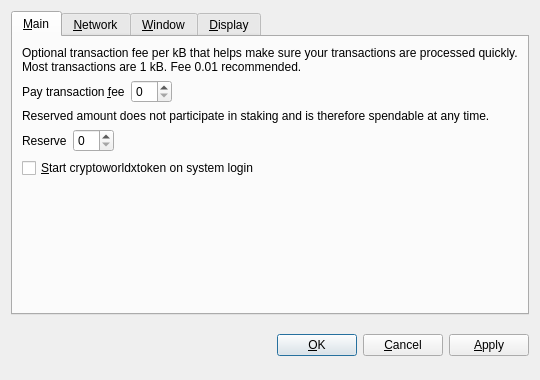
<?xml version="1.0" encoding="UTF-8"?>
<ui version="4.0">
 <class>OptionsDialog</class>
 <widget class="QDialog" name="OptionsDialog">
  <property name="geometry">
   <rect>
    <x>0</x>
    <y>0</y>
    <width>540</width>
    <height>380</height>
   </rect>
  </property>
  <property name="windowTitle">
   <string>Options</string>
  </property>
  <property name="modal">
   <bool>true</bool>
  </property>
  <layout class="QVBoxLayout" name="verticalLayout">
   <item>
    <widget class="QTabWidget" name="tabWidget">
     <property name="tabPosition">
      <enum>QTabWidget::North</enum>
     </property>
     <property name="currentIndex">
      <number>0</number>
     </property>
     <widget class="QWidget" name="tabMain">
      <attribute name="title">
       <string>&amp;Main</string>
      </attribute>
      <layout class="QVBoxLayout" name="verticalLayout_Main">
       <item>
        <widget class="QLabel" name="transactionFeeInfoLabel">
         <property name="text">
          <string>Optional transaction fee per kB that helps make sure your transactions are processed quickly. Most transactions are 1 kB. Fee 0.01 recommended.</string>
         </property>
         <property name="textFormat">
          <enum>Qt::PlainText</enum>
         </property>
         <property name="wordWrap">
          <bool>true</bool>
         </property>
        </widget>
       </item>
       <item>
        <layout class="QHBoxLayout" name="horizontalLayoutFee">
         <item>
          <widget class="QLabel" name="transactionFeeLabel">
           <property name="text">
            <string>Pay transaction &amp;fee</string>
           </property>
           <property name="textFormat">
            <enum>Qt::PlainText</enum>
           </property>
           <property name="buddy">
            <cstring>transactionFee</cstring>
           </property>
          </widget>
         </item>
         <item>
          <widget class="BitcoinAmountField" name="transactionFee"/>
         </item>
         <item>
          <spacer name="horizontalSpacerFee">
           <property name="orientation">
            <enum>Qt::Horizontal</enum>
           </property>
           <property name="sizeHint" stdset="0">
            <size>
             <width>40</width>
             <height>20</height>
            </size>
           </property>
          </spacer>
         </item>
        </layout>
       </item>
       <item>
        <widget class="QLabel" name="reserveBalanceInfoLabel">
         <property name="text">
          <string>Reserved amount does not participate in staking and is therefore spendable at any time.</string>
         </property>
         <property name="textFormat">
          <enum>Qt::PlainText</enum>
         </property>
         <property name="wordWrap">
          <bool>true</bool>
         </property>
        </widget>
       </item>
       <item>
        <layout class="QHBoxLayout" name="horizontalLayoutReserveBalance">
         <item>
          <widget class="QLabel" name="reserveBalanceLabel">
           <property name="text">
            <string>Reserve</string>
           </property>
           <property name="textFormat">
            <enum>Qt::PlainText</enum>
           </property>
           <property name="buddy">
            <cstring>reserveBalance</cstring>
           </property>
          </widget>
         </item>
         <item>
          <widget class="BitcoinAmountField" name="reserveBalance"/>
         </item>
         <item>
          <spacer name="horizontalSpacerReserveBalance">
           <property name="orientation">
            <enum>Qt::Horizontal</enum>
           </property>
           <property name="sizeHint" stdset="0">
            <size>
             <width>40</width>
             <height>20</height>
            </size>
           </property>
          </spacer>
         </item>
        </layout>
       </item>
       <item>
        <widget class="QCheckBox" name="bitcoinAtStartup">
         <property name="toolTip">
          <string>Automatically start cryptoworldxtoken after logging in to the system.</string>
         </property>
         <property name="text">
          <string>&amp;Start cryptoworldxtoken on system login</string>
         </property>
        </widget>
       </item>
       <item>
        <spacer name="verticalSpacer_Main">
         <property name="orientation">
          <enum>Qt::Vertical</enum>
         </property>
         <property name="sizeHint" stdset="0">
          <size>
           <width>20</width>
           <height>40</height>
          </size>
         </property>
        </spacer>
       </item>
      </layout>
     </widget>
     <widget class="QWidget" name="tabNetwork">
      <attribute name="title">
       <string>&amp;Network</string>
      </attribute>
      <layout class="QVBoxLayout" name="verticalLayout_Network">
       <item>
        <widget class="QCheckBox" name="mapPortUpnp">
         <property name="toolTip">
          <string>Automatically open the cryptoworldxtoken client port on the router. This only works when your router supports UPnP and it is enabled.</string>
         </property>
         <property name="text">
          <string>Map port using &amp;UPnP</string>
         </property>
        </widget>
       </item>
       <item>
        <widget class="QCheckBox" name="connectSocks">
         <property name="toolTip">
          <string>Connect to the cryptoworldxtoken network through a SOCKS proxy (e.g. when connecting through Tor).</string>
         </property>
         <property name="text">
          <string>&amp;Connect through SOCKS proxy:</string>
         </property>
        </widget>
       </item>
       <item>
        <layout class="QHBoxLayout" name="horizontalLayout_Network">
         <item>
          <widget class="QLabel" name="proxyIpLabel">
           <property name="text">
            <string>Proxy &amp;IP:</string>
           </property>
           <property name="textFormat">
            <enum>Qt::PlainText</enum>
           </property>
           <property name="buddy">
            <cstring>proxyIp</cstring>
           </property>
          </widget>
         </item>
         <item>
          <widget class="QValidatedLineEdit" name="proxyIp">
           <property name="maximumSize">
            <size>
             <width>140</width>
             <height>16777215</height>
            </size>
           </property>
           <property name="toolTip">
            <string>IP address of the proxy (e.g. 127.0.0.1)</string>
           </property>
          </widget>
         </item>
         <item>
          <widget class="QLabel" name="proxyPortLabel">
           <property name="text">
            <string>&amp;Port:</string>
           </property>
           <property name="textFormat">
            <enum>Qt::PlainText</enum>
           </property>
           <property name="buddy">
            <cstring>proxyPort</cstring>
           </property>
          </widget>
         </item>
         <item>
          <widget class="QLineEdit" name="proxyPort">
           <property name="maximumSize">
            <size>
             <width>55</width>
             <height>16777215</height>
            </size>
           </property>
           <property name="toolTip">
            <string>Port of the proxy (e.g. 9050)</string>
           </property>
          </widget>
         </item>
         <item>
          <widget class="QLabel" name="socksVersionLabel">
           <property name="text">
            <string>SOCKS &amp;Version:</string>
           </property>
           <property name="textFormat">
            <enum>Qt::PlainText</enum>
           </property>
           <property name="buddy">
            <cstring>socksVersion</cstring>
           </property>
          </widget>
         </item>
         <item>
          <widget class="QValueComboBox" name="socksVersion">
           <property name="toolTip">
            <string>SOCKS version of the proxy (e.g. 5)</string>
           </property>
          </widget>
         </item>
         <item>
          <spacer name="horizontalSpacer_Network">
           <property name="orientation">
            <enum>Qt::Horizontal</enum>
           </property>
           <property name="sizeHint" stdset="0">
            <size>
             <width>40</width>
             <height>20</height>
            </size>
           </property>
          </spacer>
         </item>
        </layout>
       </item>
       <item>
        <spacer name="verticalSpacer_Network">
         <property name="orientation">
          <enum>Qt::Vertical</enum>
         </property>
         <property name="sizeHint" stdset="0">
          <size>
           <width>20</width>
           <height>40</height>
          </size>
         </property>
        </spacer>
       </item>
      </layout>
     </widget>
     <widget class="QWidget" name="tabWindow">
      <attribute name="title">
       <string>&amp;Window</string>
      </attribute>
      <layout class="QVBoxLayout" name="verticalLayout_Window">
       <item>
        <widget class="QCheckBox" name="minimizeToTray">
         <property name="toolTip">
          <string>Show only a tray icon after minimizing the window.</string>
         </property>
         <property name="text">
          <string>&amp;Minimize to the tray instead of the taskbar</string>
         </property>
        </widget>
       </item>
       <item>
        <widget class="QCheckBox" name="minimizeOnClose">
         <property name="toolTip">
          <string>Minimize instead of exit the application when the window is closed. When this option is enabled, the application will be closed only after selecting Quit in the menu.</string>
         </property>
         <property name="text">
          <string>M&amp;inimize on close</string>
         </property>
        </widget>
       </item>
       <item>
        <spacer name="verticalSpacer_Window">
         <property name="orientation">
          <enum>Qt::Vertical</enum>
         </property>
         <property name="sizeHint" stdset="0">
          <size>
           <width>20</width>
           <height>40</height>
          </size>
         </property>
        </spacer>
       </item>
      </layout>
     </widget>
     <widget class="QWidget" name="tabDisplay">
      <attribute name="title">
       <string>&amp;Display</string>
      </attribute>
      <layout class="QVBoxLayout" name="verticalLayout_Display">
       <item>
        <layout class="QHBoxLayout" name="horizontalLayout_1_Display">
         <item>
          <widget class="QLabel" name="langLabel">
           <property name="text">
            <string>User Interface &amp;language:</string>
           </property>
           <property name="textFormat">
            <enum>Qt::PlainText</enum>
           </property>
           <property name="buddy">
            <cstring>lang</cstring>
           </property>
          </widget>
         </item>
         <item>
          <widget class="QValueComboBox" name="lang">
           <property name="toolTip">
            <string>The user interface language can be set here. This setting will take effect after restarting cryptoworldxtoken.</string>
           </property>
          </widget>
         </item>
        </layout>
       </item>
       <item>
        <layout class="QHBoxLayout" name="horizontalLayout_2_Display">
         <item>
          <widget class="QLabel" name="unitLabel">
           <property name="text">
            <string>&amp;Unit to show amounts in:</string>
           </property>
           <property name="textFormat">
            <enum>Qt::PlainText</enum>
           </property>
           <property name="buddy">
            <cstring>unit</cstring>
           </property>
          </widget>
         </item>
         <item>
          <widget class="QValueComboBox" name="unit">
           <property name="toolTip">
            <string>Choose the default subdivision unit to show in the interface and when sending coins.</string>
           </property>
          </widget>
         </item>
        </layout>
       </item>
       <item>
        <widget class="QCheckBox" name="displayAddresses">
         <property name="toolTip">
          <string>Whether to show cryptoworldxtoken addresses in the transaction list or not.</string>
         </property>
         <property name="text">
          <string>&amp;Display addresses in transaction list</string>
         </property>
        </widget>
       </item>
       <item>
        <widget class="QCheckBox" name="coinControlFeatures">
         <property name="toolTip">
          <string>Whether to show coin control features or not.</string>
         </property>
         <property name="text">
          <string>Display coin &amp;control features (experts only!)</string>
         </property>
        </widget>
       </item>
       <item>
        <spacer name="verticalSpacer_Display">
         <property name="orientation">
          <enum>Qt::Vertical</enum>
         </property>
         <property name="sizeHint" stdset="0">
          <size>
           <width>20</width>
           <height>40</height>
          </size>
         </property>
        </spacer>
       </item>
      </layout>
     </widget>
    </widget>
   </item>
   <item>
    <layout class="QHBoxLayout" name="horizontalLayout_Buttons">
     <item>
      <spacer name="horizontalSpacer_1">
       <property name="orientation">
        <enum>Qt::Horizontal</enum>
       </property>
       <property name="sizeHint" stdset="0">
        <size>
         <width>40</width>
         <height>48</height>
        </size>
       </property>
      </spacer>
     </item>
     <item>
      <widget class="QLabel" name="statusLabel">
       <property name="font">
        <font>
         <weight>75</weight>
         <bold>true</bold>
        </font>
       </property>
       <property name="text">
        <string/>
       </property>
       <property name="textFormat">
        <enum>Qt::PlainText</enum>
       </property>
       <property name="wordWrap">
        <bool>true</bool>
       </property>
      </widget>
     </item>
     <item>
      <spacer name="horizontalSpacer_2">
       <property name="orientation">
        <enum>Qt::Horizontal</enum>
       </property>
       <property name="sizeHint" stdset="0">
        <size>
         <width>40</width>
         <height>48</height>
        </size>
       </property>
      </spacer>
     </item>
     <item>
      <widget class="QPushButton" name="okButton">
       <property name="text">
        <string>&amp;OK</string>
       </property>
      </widget>
     </item>
     <item>
      <widget class="QPushButton" name="cancelButton">
       <property name="text">
        <string>&amp;Cancel</string>
       </property>
       <property name="autoDefault">
        <bool>false</bool>
       </property>
      </widget>
     </item>
     <item>
      <widget class="QPushButton" name="applyButton">
       <property name="text">
        <string>&amp;Apply</string>
       </property>
       <property name="autoDefault">
        <bool>false</bool>
       </property>
      </widget>
     </item>
    </layout>
   </item>
  </layout>
 </widget>
 <customwidgets>
  <customwidget>
   <class>BitcoinAmountField</class>
   <extends>QSpinBox</extends>
   <header>bitcoinamountfield.h</header>
  </customwidget>
  <customwidget>
   <class>QValueComboBox</class>
   <extends>QComboBox</extends>
   <header>qvaluecombobox.h</header>
  </customwidget>
  <customwidget>
   <class>QValidatedLineEdit</class>
   <extends>QLineEdit</extends>
   <header>qvalidatedlineedit.h</header>
  </customwidget>
 </customwidgets>
 <resources/>
 <connections/>
</ui>
